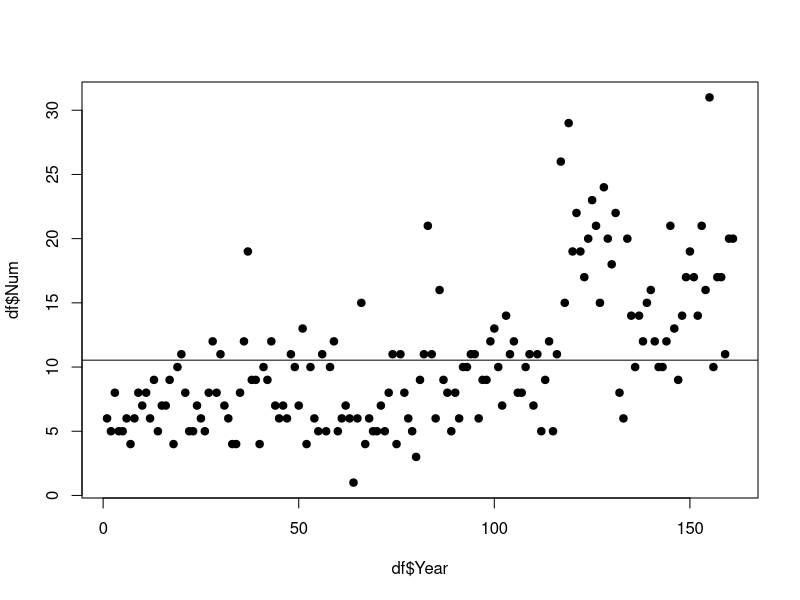
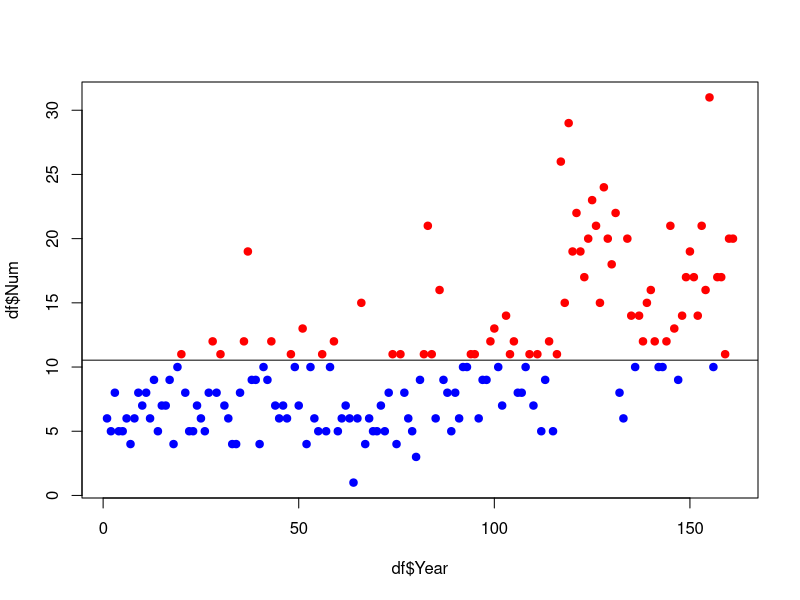
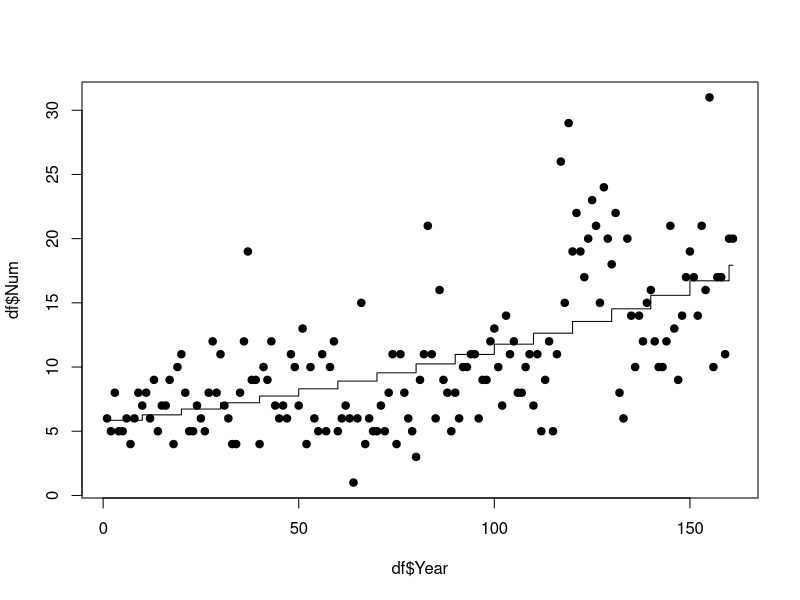
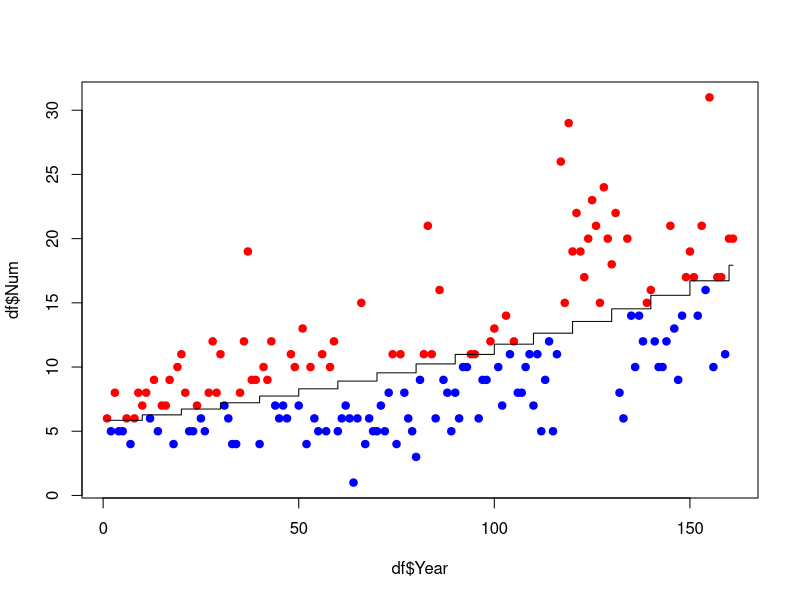

The R script that drew these images, in order:
## ---- chunk 1
setwd("~/GitHub/Hurricane/Data")

df = read.csv("HurricaneByYear.csv")

fitPoissonAll = glm(Num ~ 1, family = poisson, data = df)
summary(fitPoissonAll)

lambda = exp(fitPoissonAll$coefficients[1])
## ---- chunk 2
mean(df$Num)
lambda
## ---- chunk 3
plot(df$Year, df$Num, pch=19)
abline(lambda, 0)
## ---- chunk 4
ltAvg = ifelse(df$Num < lambda, "blue", "red")
summary(ltAvg)
table(ltAvg)
plot(df$Year, df$Num, pch=19, col = ltAvg)
abline(lambda, 0)
## ---- chunk 5
df$Decade = trunc(df$Year / 10)
df$Decade = df$Decade - min(df$Decade)

summary(df$Decade)

fitPoissonByDecade = glm(Num ~ 1 + Decade, family = poisson, data = df)
summary(fitPoissonByDecade)
## ---- chunk 6
df$DecadePredict = exp(predict(fitPoissonByDecade))

plot(df$Year, df$Num, pch = 19)
lines(df$Year, df$DecadePredict, type = "s")

ltAvg = ifelse(df$Num < df$DecadePredict, "blue", "red")
plot(df$Year, df$Num, pch=19, col = ltAvg)
lines(df$Year, df$DecadePredict, type = "s")
